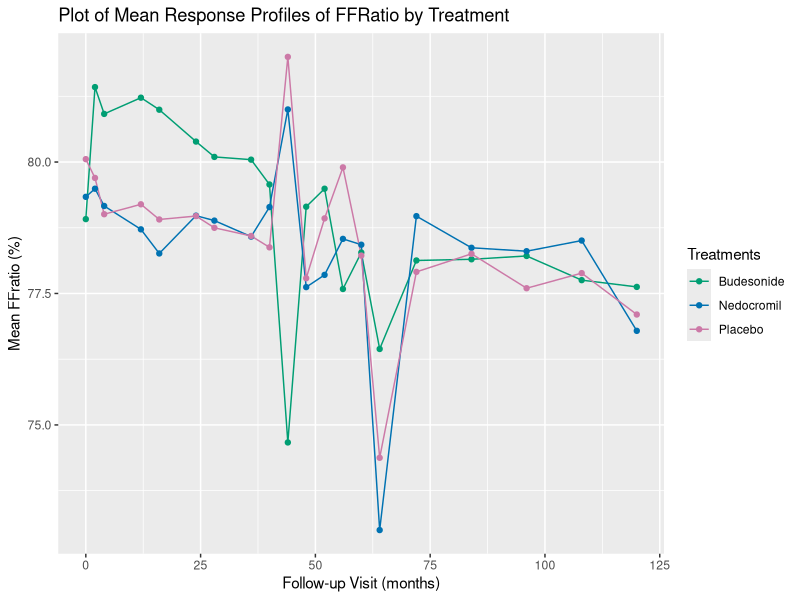

Write R code to recreate this figure.
## ---- chunk 1
knitr::opts_chunk$set(echo = TRUE)
library(dplyr)
library(readxl)
library(tidyverse)
library(ggplot2)
library(psych)
# library(CarletonStats)
# library(pwr)
# library(BSDA)
# library(exact2x2)
# library(car)
# library(dvmisc)
# library(emmeans)
# library(gridExtra)
# library(DescTools)
# library(DiagrammeR)
# library(nlme)
# library(doBy)
# library(geepack)
# library(rje)
## ---- chunk 2
camp <- read_excel("camp_2021 class project.xlsx")
## ---- chunk 3
camp <- fill(camp, c("Anypet", "Woodstove", "Dehumid", "Parent_smokes"), .direction = "down")
## ---- chunk 4
# convert Visitc to numeric variable
camp$Visitc <- as.numeric(camp$Visitc)

summary(camp$FFratio) # FFratio variable has 31 missing values

# Remove missing values
camp <- na.omit(camp)
## ---- chunk 5
camp_mean <- camp %>%
  group_by(Trtment, Visitc) %>%
  summarise(Mean_FFratio = mean(FFratio))

camp_mean

ggplot(data = camp_mean,
       mapping = aes(x = Visitc, y = Mean_FFratio,
                     colour = factor(Trtment), group = factor(Trtment))) +
  geom_line() + geom_point() + theme(legend.position = "right") +
  labs(y = "Mean FFratio (%)", x = "Follow-up Visit (months)") +
  scale_color_manual(labels = c("Budesonide", "Nedocromil", "Placebo"), values =   c("#009E73", "#0072B2", "#CC79A7")) + 
  ggtitle("Plot of Mean Response Profiles of FFRatio by Treatment") + 
  labs(color = "Treatments")
